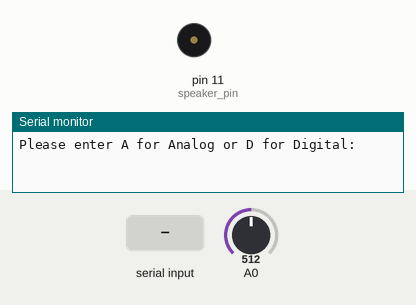
Bench run of a sketch on a simulated Arduino Uno, built with avr-gcc and run on an emulated ATmega328P. Parts: buzzer (waves = sounding), the last lines printed to the serial monitor. The test bench sets the inputs (shaded band); at power-on: A0 = 512.

Above: at 1.2 s.
1.3 s: "A" received over Serial
At 2.5 s:
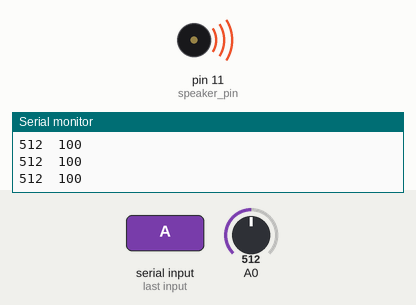
2.8 s: "1" received over Serial
At 3.9 s:
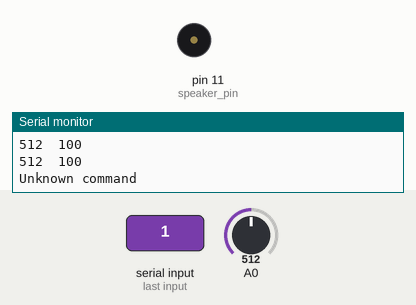
4.5 s: "D" received over Serial
At 5.1 s:
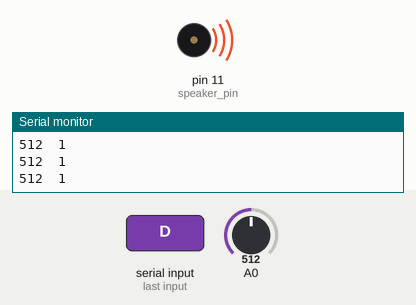
6.0 s: "0" received over Serial
At 7.6 s:
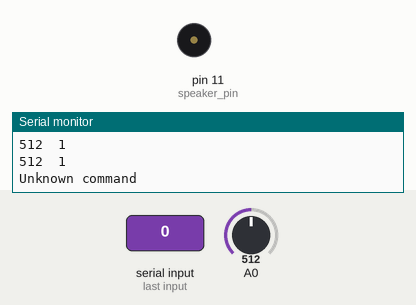
Timing chart, 0 to 8.7 s (numbered marks = the images above; inputs shaded):
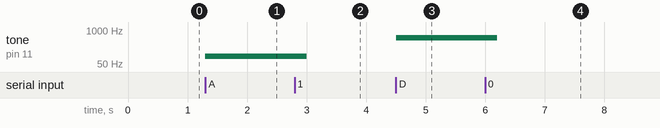

The sketch:

8_Light_sensor.ino
```cpp
int incomingByte;
int value;
int speaker_pin = 11;
void setup() {
  pinMode(speaker_pin, OUTPUT);
  Serial.begin(9600);
  Serial.println("Please enter A for Analog or D for Digital:");
}

void loop() {
  if (Serial.available() > 0) {
    incomingByte = Serial.read();
    if (incomingByte == 'A') {
      while (Serial.available() == 0) {
        analog();
      }
    }
    else if (incomingByte == 'D') {
      while (Serial.available() == 0) {
        digital();
      }
    }
    else {
      Serial.println("Unknown command");
    }
  }
}

void analog() {
  value = analogRead(A0);
  Serial.print(value);
  Serial.print("\t");
  int analogValue = map(value, 512, 1023, 100, 1000);
  // analogWrite(speaker_pin, analogValue);
  tone(speaker_pin,analogValue, 200);
  Serial.println(analogValue);
}

void digital() {
  value = analogRead(A0);
  Serial.print(value);
  Serial.print("\t");
  boolean digitalValue = map(value, 0, 600, HIGH, LOW);
  // digitalWrite(speaker_pin, digitalValue);
  tone(speaker_pin, digitalValue*500, 200);
  Serial.println(digitalValue);
}
```

Measured:
- after the input at 1.3 s, tone on pin 11 (speaker_pin): silent → 100 Hz at once
- after the input at 2.8 s, tone on pin 11 (speaker_pin): 100 Hz → silent after 0.20 s
- after the input at 4.5 s, tone on pin 11 (speaker_pin): silent → 500 Hz at once
- after the input at 6.0 s, tone on pin 11 (speaker_pin): 500 Hz → silent after 0.20 s
